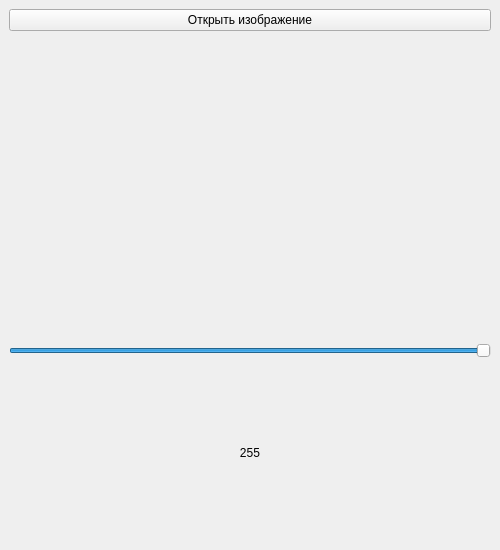
<?xml version="1.0" encoding="UTF-8"?>
<ui version="4.0">
    <class>MainWindow</class>
    <widget class="QMainWindow" name="MainWindow">
        <property name="geometry">
            <rect><x>0</x><y>0</y><width>500</width><height>550</height></rect>
        </property>
        <property name="windowTitle"><string>Прозрачность</string></property>
        <widget class="QWidget" name="centralwidget">
            <layout class="QVBoxLayout" name="verticalLayout">
                <item>
                    <widget class="QPushButton" name="btnOpen">
                        <property name="text"><string>Открыть изображение</string></property>
                    </widget>
                </item>
                <item>
                    <widget class="QLabel" name="imageLabel">
                        <property name="alignment"><set>Qt::AlignCenter</set></property>
                        <property name="minimumSize"><size><width>0</width><height>300</height></size></property>
                    </widget>
                </item>
                <item>
                    <widget class="QSlider" name="sliderAlpha">
                        <property name="orientation"><enum>Qt::Horizontal</enum></property>
                        <property name="minimum"><number>0</number></property>
                        <property name="maximum"><number>255</number></property>
                        <property name="value"><number>255</number></property>
                    </widget>
                </item>
                <item>
                    <widget class="QLabel" name="lblValue">
                        <property name="text"><string>255</string></property>
                        <property name="alignment"><set>Qt::AlignCenter</set></property>
                    </widget>
                </item>
            </layout>
        </widget>
    </widget>
    <resources/>
    <connections/>
</ui>
